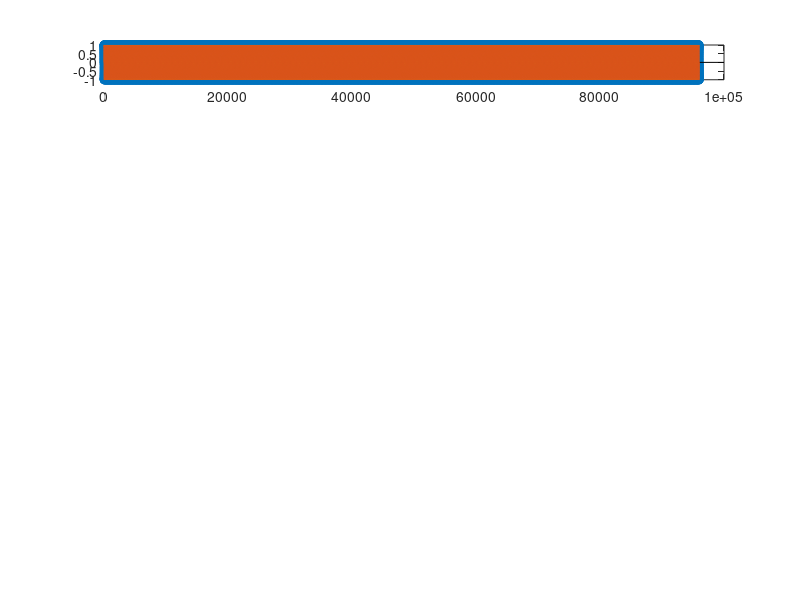

Reproduce this figure in MATLAB. (Note: this script raises an error after producing the figure.)
close all
clear

%sampling frequency of 48000 Hz
Fs = 48000;
%tone frequency of 1000 Hz
f0 = 1000;
%2 second signal duration, need twice as many samples as Fs
n = 0:Fs*2 - 1;

%sampling frequency for "continuous" sine wave
Fs_dense = Fs*10;
%2 second signal duration, need twice as many samples as Fs_dense
n_dense = 0:Fs_dense*2 - 1;

%creating vectors to hold value of sine waves at different indexes
x = sin(2*pi*(f0/Fs)*n);
x_dense = sin(2*pi*(f0/Fs_dense)*n_dense);

%plotting sine wave sampled at base frequency
subplot(7,1,1);
stem(n,x);
hold on;
plot(n_dense/10, x_dense);
hold off;
title('Sampling Frequency (Hz) =', Fs);
xlabel('Samples')
ylabel('Amplitude')
legend('Sampled', 'Continous')
xlim([0 200]);

%playing first tone out loud. 
sound(x, Fs);
pause(2)

%int for incrementing plots 
num = 1;    
for sample_div = 6:5:31
    %dividing sampling frequency by some divisor. 
    Fs_sample_slow = Fs/sample_div;
    %vector to hold indexes under new slow sampling rate
    n_sample_slow = 0:Fs_sample_slow*2 - 1;
    %vector to hold value of sine wave using slow sampling rate
    x_sample_slow = sin(2*pi*(f0/Fs_sample_slow)*n_sample_slow);
    
    %incrementing plot number
    num = num + 1;
    %converting freq to int16 to help with naming titles
    sampling_freq = int16(Fs/sample_div);
    %plotting the slowly sampled wave
    subplot(7,1,num)
    stem(n_sample_slow*sample_div,x_sample_slow)
    hold on
    %plotting dense sine wave
    plot(n_dense/10, x_dense)
    hold off 
    title('Sampling frequency (Hz) = ', sampling_freq)
    xlabel('Samples')
    ylabel('Amplitude')
    legend('Sampled', 'Continous')
    xlim([0 200])
    
    %playing slowly sampled sine wave aloud. 
    sound(x_sample_slow, Fs)
    pause(2)
end
